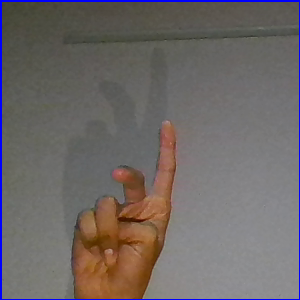
//> input picture Hand sign classification/test2.png, 300 x 300 px, given in place of the camera
$ ./skinDetection   (built with g++ and OpenCV 4)
//> lines starting //> are read from the running program, lines starting //| are printed output that depends on the picture; after the words box and inside, x2 and y2 are one past the last pixel; in counts of white or black regions, pixels touching at a corner belong together
#include <opencv2/opencv.hpp>
#include <opencv2/imgproc.hpp>
#include <opencv2/highgui.hpp>

#include <iostream>
#include <ctime>

using namespace std;
using namespace cv;


Mat extractSkinColorRange(Mat& srcBGR,Mat& srcHSV,Mat& srcYCrCb);
bool isInSkinRangeBGR(const u_char& B,const u_char& G,const u_char& R);
bool isInSkinRangeHSV(const u_char& H,const u_char& S,const u_char& V);
bool isInSkinRangeYCrCb(const u_char& Y, const u_char& Cr, const u_char& Cb);
Mat findHandContours(Mat& src);
Mat combineExtractedWithMain(Mat& maskedImg,Mat& image);

int YMax=0,YMin=255,CrMax=0,CrMin=255,CbMax=0,CbMin=255;

int lH=0,hH=20,lS=20,hS=154,lV=50,hV=255,kernSize=2;
int Rlow=60,Glow=40,Blow=20,gap=15,Rhigh=220,Ghigh=210,Bhigh=170;
//OG Values
//int Rlow=95,Glow=40,Blow=20,gap=15,Rhigh=220,Ghigh=210,Bhigh=170;

int morphOpenKernSize=2,morphCloseKernSize=2;
int morphCloseNoOfIterations=3;

int thresh=100;


int main(int argc, char** argv){
	// [7 lines of commented-out code are left out]

	VideoCapture cap(0);

	if(!cap.isOpened()){
		return -1;
	}

	namedWindow("Original Image",WINDOW_AUTOSIZE);
	namedWindow("Controllers",WINDOW_AUTOSIZE);
	namedWindow("HSV + BGR Mask",WINDOW_AUTOSIZE);
	namedWindow("HSV Mask",WINDOW_NORMAL);
	namedWindow("Masked Image",WINDOW_AUTOSIZE);
	namedWindow("Final Image",WINDOW_AUTOSIZE);
	namedWindow( "Contours", WINDOW_AUTOSIZE );

	double maxTimeTaken=0,minTimeTaken=10000;

	createTrackbar("Low Hue","Controllers",&lH,180);
	createTrackbar("High Hue","Controllers",&hH,180);
	createTrackbar("Low Saturation","Controllers",&lS,255);
	createTrackbar("High Saturation","Controllers",&hS,255);
	createTrackbar("Low Value","Controllers",&lV,255);
	createTrackbar("High Value","Controllers",&hV,255);

	createTrackbar("Blur kernel size","Controllers",&kernSize,10);

	createTrackbar("I - R low","Controllers",&Rlow,255);
	createTrackbar("I - G low","Controllers",&Glow,255);
	createTrackbar("I - B low","Controllers",&Blow,255);
	createTrackbar("I - gap"  ,"Controllers",&gap,255);
	createTrackbar("II - R high","Controllers",&Rhigh,255);
	createTrackbar("II - G high","Controllers",&Ghigh,255);
	createTrackbar("II - B high","Controllers",&Bhigh,255);

	createTrackbar("MORPH OPEN size","Controllers",&morphOpenKernSize,25);
	createTrackbar("MORPH CLOSE size","Controllers",&morphCloseKernSize,25);
	createTrackbar("MORPH OPEN No Of Iterations size","Controllers",&morphCloseNoOfIterations,25);

	createTrackbar("Contours Threshold","Controllers",&thresh,255);

	while(true){
		Mat image;
		cap>>image;
//> image is the input picture: 300 rows x 300 cols, CV_8UC3; mean B, G, R 102.7, 104, 110.5

		double startTime=(double)getTickCount();
		if(!image.data) continue;

		/* All processing functions go after this point */

		imshow("Original Image",image);

		//blur(image,image,Size(kernSize,kernSize),Point(-1,-1));
		GaussianBlur(image,image,Size(2*kernSize+1,2*kernSize+1),0,0);
		//medianBlur(image,image,2*kernSize+1);

		/* Convert BGR Image into HSV Image */
		Mat imageHSV,imageYCrCb;
		cvtColor(image,imageHSV,CV_BGR2HSV);
//> imageHSV: 300 rows x 300 cols, CV_8UC3; mean H, S, V 52.2, 34.6, 115.4
		cvtColor(image,imageYCrCb,CV_BGR2YCrCb);
//> imageYCrCb: 300 rows x 300 cols, CV_8UC3; mean of channels 0, 1, 2 106, 131.4, 126
		//cvtColor(imageYCrCb,imageYCrCb,CV_YCrCb2BGR);
		imshow("YCrCb Im",imageYCrCb);
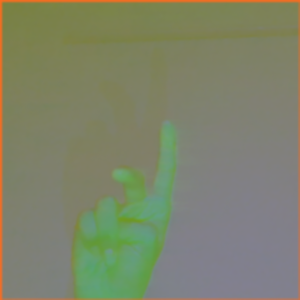
//> window 'YCrCb Im': 300 rows x 300 cols, CV_8UC3; mean B, G, R 106, 131.4, 126

		Mat dstHSV;
		inRange(imageHSV,Scalar(lH,lS,lV),Scalar(hH,hS,hV),dstHSV);
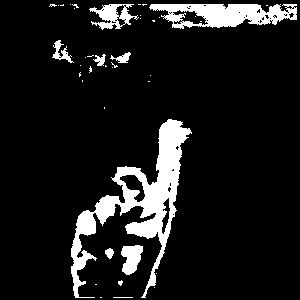
//> dstHSV: 300 rows x 300 cols, CV_8UC1; 10.7% white; 41 white regions (32 under 20 px), largest, box (x1, y1, x2, y2) and area: (71, 119, 192, 298) 5618, (149, 4, 297, 29) 2313, (89, 4, 139, 30) 617

		Mat dst=extractSkinColorRange(image,imageHSV,imageYCrCb);
//> after the loop in extractSkinColorRange, `for(int i=0;i<nRows;i++)`:
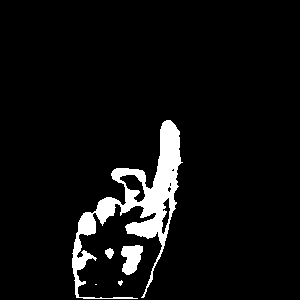
//> dst: 300 rows x 300 cols, CV_8UC1; 6.2% white; 5 white regions (2 under 20 px), largest, box (x1, y1, x2, y2) and area: (72, 120, 183, 299) 4999, (121, 245, 143, 275) 459, (105, 248, 114, 259) 67


		Mat morphOpenElement = getStructuringElement(MORPH_CROSS,Size(morphOpenKernSize*2+1,morphOpenKernSize*2+1),Point(morphOpenKernSize,morphOpenKernSize));
		Mat morphCloseElement = getStructuringElement(MORPH_CROSS,Size(morphCloseKernSize*2+1,morphCloseKernSize*2+1),Point(morphCloseKernSize,morphCloseKernSize));
		Mat dstEroded;

		//erode(dst,dstEroded,element);
		//dilate(dstEroded,dstEroded,element);

		//dilate(dstEroded,dstEroded,element);
		//erode(dstEroded,dstEroded,element);

		/*
		This will act make white areas smaller then make them larger
		i.e. this will do dilate(erode(img))
		Thus removing noise.
		 */
		morphologyEx(dst,dstEroded,MORPH_OPEN,morphOpenElement);
//> dstEroded: 300 rows x 300 cols, CV_8UC1; 5.6% white; 8 white regions, largest, box (x1, y1, x2, y2) and area: (121, 120, 182, 245) 3034, (121, 245, 143, 275) 451, (94, 197, 121, 224) 387

		/*
		This will act make white areas larger then make them smaller
		i.e. this will do erode(dilate(img))
		Thus filling out missing spots in big white areas.
		 */
		morphologyEx(dstEroded,dstEroded,MORPH_CLOSE,morphCloseElement);

		/* This will enlarge white areas */
		dilate(dstEroded,dstEroded,morphCloseElement,Point(-1,-1),morphCloseNoOfIterations);


		//cout<<dst.type()<<" "<<image.type()<<endl;


		Mat morphCloseElement1 = getStructuringElement(MORPH_ELLIPSE,Size(15,15),Point(7,7));
		/* AND this eroded mask with HSV */
		bitwise_and(dstEroded,dstHSV,dstEroded);

		morphologyEx(dstEroded,dstEroded,MORPH_CLOSE,morphCloseElement1);

		Mat dilateElement = getStructuringElement(MORPH_ELLIPSE,Size(8,8),Point(4,4));
		/* This will enlarge white areas */
		dilate(dstEroded,dstEroded,dilateElement,Point(-1,-1),morphCloseNoOfIterations);
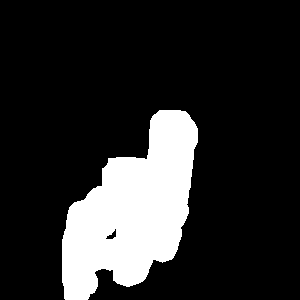
//> dstEroded: 300 rows x 300 cols, CV_8UC1; 17.1% white; 1 white region, box (x1, y1, x2, y2) and area: (62, 110, 198, 300) 15357
		//dilate(dstEroded,dstEroded,dilateElement,Point(-1,-1),morphCloseNoOfIterations);

		Mat maskedImg;
		cvtColor(dstEroded,dstEroded,CV_GRAY2BGR);
		bitwise_and(dstEroded,image,maskedImg);
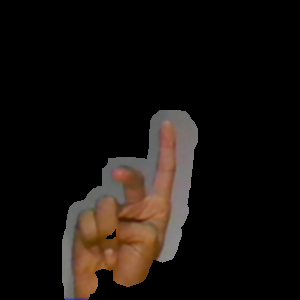
//> maskedImg: 300 rows x 300 cols, CV_8UC3; mean B, G, R 13.3, 16.6, 21.8

		Mat finImg=combineExtractedWithMain(maskedImg,image);

		Mat contouredImg=findHandContours(finImg);

		/// Show in a window
		imshow( "Contours", contouredImg );
		imshow("Morphed Mask",dstEroded);
		imshow("Masked Image",maskedImg);
		imshow("Final Image",finImg);
		imshow("HSV + BGR Mask",dst);
		imshow("HSV Mask",dstHSV);

		/* All processing functions come before this point */

		if(waitKey(20)=='q') break;

		double timeTaken=(getTickCount()-(double)startTime)/getTickFrequency();
		maxTimeTaken=timeTaken>maxTimeTaken?timeTaken:maxTimeTaken;
		minTimeTaken=timeTaken<minTimeTaken?timeTaken:minTimeTaken;
	}

	cout<<"Maximum time taken by one frame processing is "<<maxTimeTaken<<"s"<<endl;
	cout<<"Minimum time taken by one frame processing is "<<minTimeTaken<<"s"<<endl;
	cout<<YMax<<" "<<YMin<<" "<<CrMax<<" "<<CrMin<<" "<<CbMax<<" "<<CbMin<<endl;

	return 0;
}


Mat combineExtractedWithMain(Mat& maskedImg,Mat& image){
	int nRows=image.rows;
//> nRows = 300
	int nCols=image.cols*3;
//> nCols = 900

	Mat dst;
	GaussianBlur(image,dst,Size(25,25),0,0);
//> dst: 300 rows x 300 cols, CV_8UC3

	uchar *blurredRow,*extractedRow,*dstRow;
	for(int i=0;i<nRows;i++){
		extractedRow = maskedImg.ptr<uchar>(i);
		dstRow = dst.ptr<uchar>(i);

		for(int j=0;j<nCols;j+=3){
			if( extractedRow[j]!=0 && extractedRow[j+1]!=0 && extractedRow[j+2]!=0 ){
				dstRow[j]=extractedRow[j];
				dstRow[j+1]=extractedRow[j+1];
				dstRow[j+2]=extractedRow[j+2];
			}
		}
	}
//> dst: 300 rows x 300 cols, CV_8UC3; mean B, G, R 101.9, 104.6, 111

	return dst;
}

Mat findHandContours(Mat& src){

	Mat src_gray;
	cvtColor( src, src_gray, COLOR_BGR2GRAY );
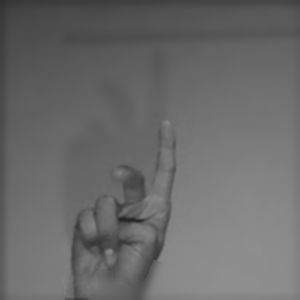
//> src_gray: 300 rows x 300 cols, CV_8UC1; min 35, max 143, mean 106.2

	RNG rng(12345);

	Mat canny_output;
	vector<vector<Point> > contours;
	vector<Vec4i> hierarchy;

	/// Detect edges using canny
	Canny( src_gray, canny_output, thresh, thresh*2, 3 );
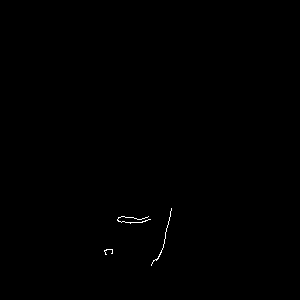
//> canny_output: 300 rows x 300 cols, CV_8UC1; 0.17% white in thin lines or dots, all inside (x1, y1, x2, y2) = (104, 208, 172, 266)
	/// Find contours
	findContours( canny_output, contours, hierarchy, RETR_TREE, CHAIN_APPROX_SIMPLE, Point(0, 0) );
//> contours = 3 contours, all with area under 20

	/// Draw contours
	Mat drawing = Mat::zeros( canny_output.size(), CV_8UC3 );
	for( int i = 0; i< contours.size(); i++ )
	 {
	   Scalar color = Scalar( rng.uniform(0, 255), rng.uniform(0,255), rng.uniform(0,255) );
	   drawContours( drawing, contours, i, color, 2, 8, hierarchy, 0, Point() );
	 }
//> this loop made 3 passes
//> the 'q' key is pressed


   	// [10 lines of commented-out code are left out]

  	return drawing;
}

Mat extractSkinColorRange(Mat& srcBGR,Mat& srcHSV,Mat& srcYCrCb){
	int nRows=srcBGR.rows;
	int nCols=srcBGR.cols*3;

	Mat dst(nRows,srcBGR.cols,CV_8UC1,Scalar(0));

	uchar *bgrRow,*hsvRow,*YCrCbRow,*dstRow;
	for(int i=0;i<nRows;i++){
		bgrRow = srcBGR.ptr<uchar>(i);
		hsvRow = srcHSV.ptr<uchar>(i);
		YCrCbRow = srcYCrCb.ptr<uchar>(i);
		dstRow = dst.ptr<uchar>(i);

		for(int j=0;j<nCols;j+=3){
			if( isInSkinRangeBGR(bgrRow[j],bgrRow[j+1],bgrRow[j+2])
				/*&& isInSkinRangeYCrCb(YCrCbRow[j],YCrCbRow[j+1],YCrCbRow[j+2])*/
				&& isInSkinRangeHSV(hsvRow[j],hsvRow[j+1],hsvRow[j+2]) ){
				dstRow[j/3]=255;
			}
		}
	}

	return dst;
}


bool isInSkinRangeYCrCb(const u_char& Y, const u_char& Cr, const u_char& Cb){
	//return Y>80 && Cb>85 && Cb<135 && Cr>135 && Cr<180;
	//cout<<Y<<" "<<Cr<<" "<<Cb<<endl;
	YMax=Y>YMax?Y:YMax;
	CrMax=Cr>CrMax?Cr:CrMax;
	CbMax=Cb>CbMax?Cb:CbMax;

	YMin=Y<YMin?Y:YMin;
	CrMin=Cr<CrMin?Cr:CrMin;
	CbMin=Cb<CbMin?Cb:CbMin;

	//return 1;
	bool e3 = Cr <= 1.5862*Cb+20;
    bool e4 = Cr >= 0.3448*Cb+76.2069;
    bool e5 = Cr >= -4.5652*Cb+234.5652;
    bool e6 = Cr <= -1.15*Cb+301.75;
    bool e7 = Cr <= -2.2857*Cb+432.85;
    return e3 && e4 && e5 && e6 && e7;
}


bool isInSkinRangeBGR(const u_char& B,const u_char& G,const u_char& R){
	// [17 lines of licence text are left out]

	bool e1 = (R>Rlow) && (G>Glow) && (B>Blow) && ((max(R,max(G,B)) - min(R, min(G,B)))>gap) && (abs(R-G)>gap) && (R>G) && (R>B);
    bool e2 = (R>Rhigh) && (G>Ghigh) && (B>Bhigh) && (abs(R-G)<=gap) && (R>B) && (G>B);
/*    bool e1 = (R>95) && (G>40) && (B>20) && ((max(R,max(G,B)) - min(R, min(G,B)))>15) && (abs(R-G)>15) && (R>G) && (R>B);
    bool e2 = (R>220) && (G>210) && (B>170) && (abs(R-G)<=15) && (R>B) && (G>B);*/
    return (e1||e2);
}

bool isInSkinRangeHSV(const u_char& H,const u_char& S,const u_char& V){
	return ((H<hH) || (H > 155)) && S>=lS && S<=hS && V>=lV && V<=hV;
}
